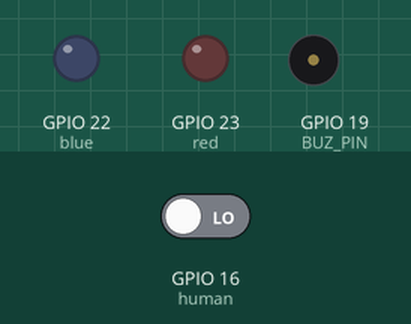
Recording of a sketch running on a simulated ESP32. On the bench: output pins drawn as LEDs (lit = HIGH), buzzer (waves = sounding). Dashed ring = blinking. The inputs (shaded band) are chosen by the test bench; at power-on: GPIO 16 (human) LOW. What the sketch prints to the serial monitor is not drawn.

Above: at 1.2 s.
1.3 s: GPIO 16 (human) driven HIGH
At 1.4 s:
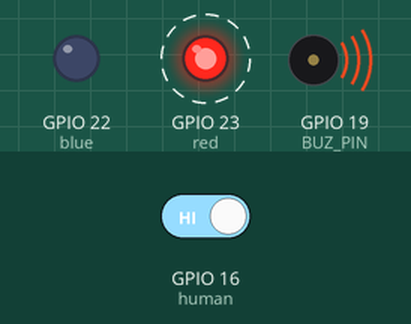
4.3 s: GPIO 16 (human) driven LOW
At 4.4 s:
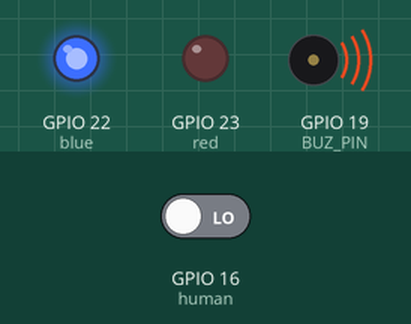
Timing chart, 0 to 7.3 s (numbered marks = the images above; inputs shaded):
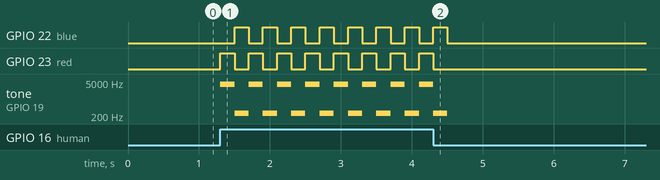

The sketch:

sketch_may30a.ino
```cpp
#define BUZ_PIN 19

// 부저 설정
int channel_flag=0;
int freq =5000;
int buzChannel = 0;
int resolution = 8;

int human = 16; // 인체감지센서
int blue = 22; // 파란색 등
int red = 23; // 적색 등

int pirState = LOW; // 평시 off
int turn = 0; // 감지 된 물체 없음 (평시)
void setup(){
  Serial.begin(115200);
  // 부저 설정
  ledcSetup(buzChannel, freq, resolution);
  ledcAttachPin(BUZ_PIN,buzChannel);
  // 인체감지센서
  pinMode(human,INPUT);
  // LED
  pinMode(red, OUTPUT);
  pinMode(blue, OUTPUT);
}

void loop(){
  // 인체감지 센서값 저장
  turn = digitalRead(human);
  // 시리얼모니터 확인용
  Serial.println(turn);

  if (human == 1){
    turn = 1; // on
  }

  if (turn == 1){
  digitalWrite(red, HIGH);
  digitalWrite(blue, LOW);
  ledcWriteTone(buzChannel,4096);
  delay(200);
  digitalWrite(red, LOW);
  digitalWrite(blue, HIGH);
  ledcWriteTone(buzChannel,256);
  delay(200);
  }
  else if (turn == 0) {
    digitalWrite(red, LOW);
    digitalWrite(blue, LOW);
    ledcWriteTone(buzChannel,0);
  }

}
```

Measured:
- after the input at 1.3 s, GPIO 22 (blue): alternates HIGH for 0.20 s and LOW for 0.20 s, starting after 0.20 s; GPIO 23 (red): alternates HIGH for 0.20 s and LOW for 0.20 s, starting at once; tone on GPIO 19 (BUZ_PIN): alternates 4096 Hz for 0.20 s and 256 Hz for 0.20 s, starting at once
- after the input at 4.3 s, GPIO 22 (blue): goes on until 4.5 s, then stays LOW; GPIO 23 (red): goes on until 4.3 s, then stays LOW
